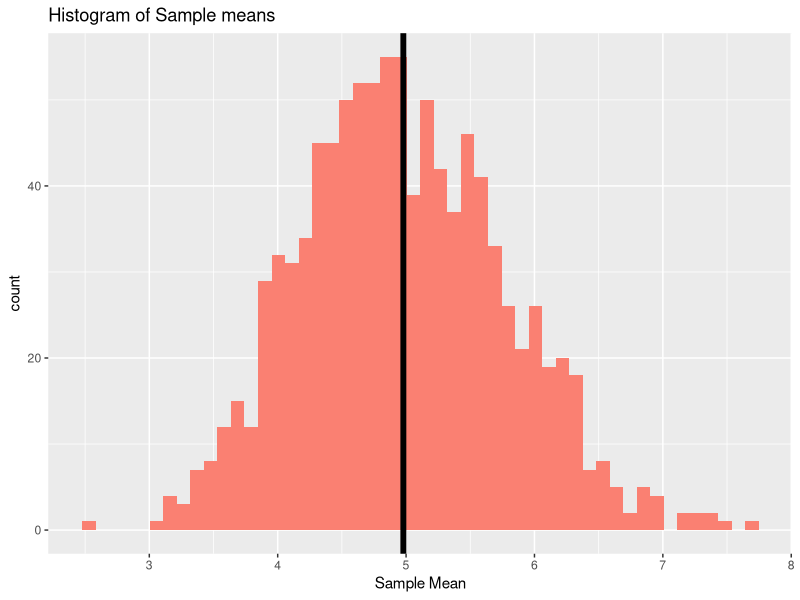
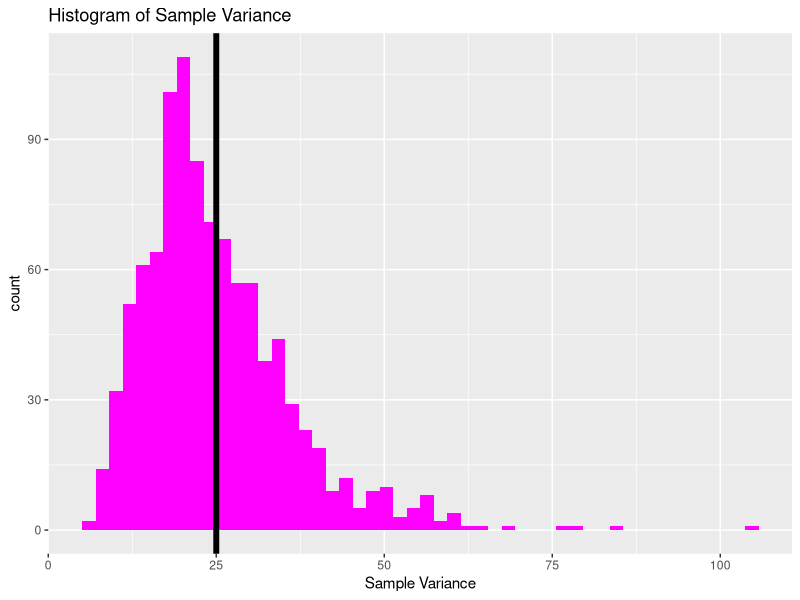
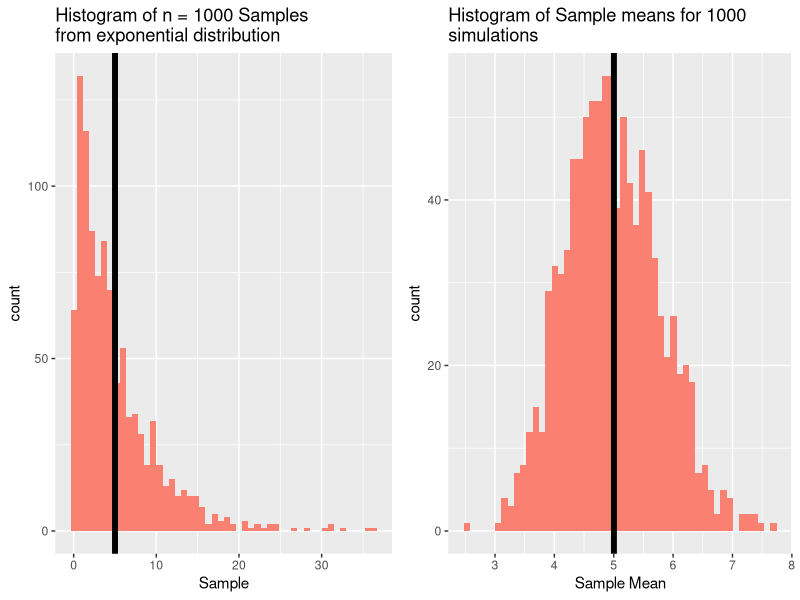
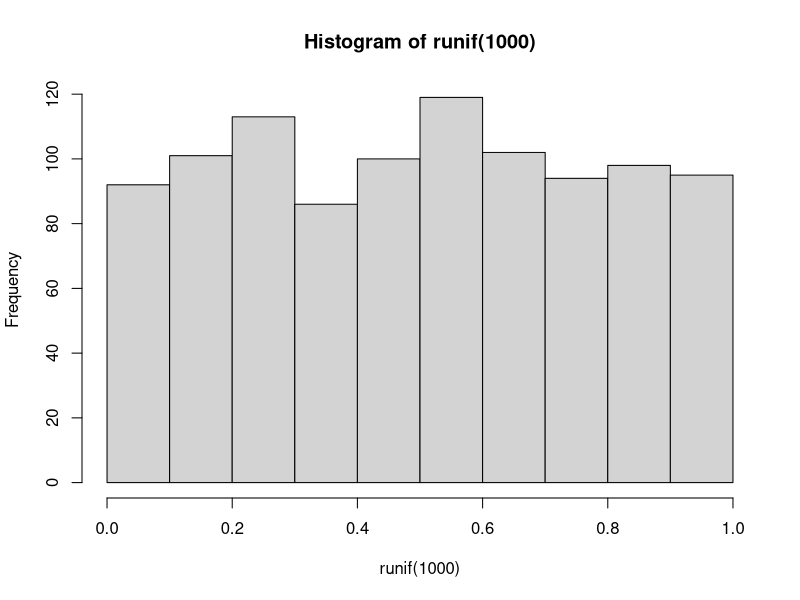
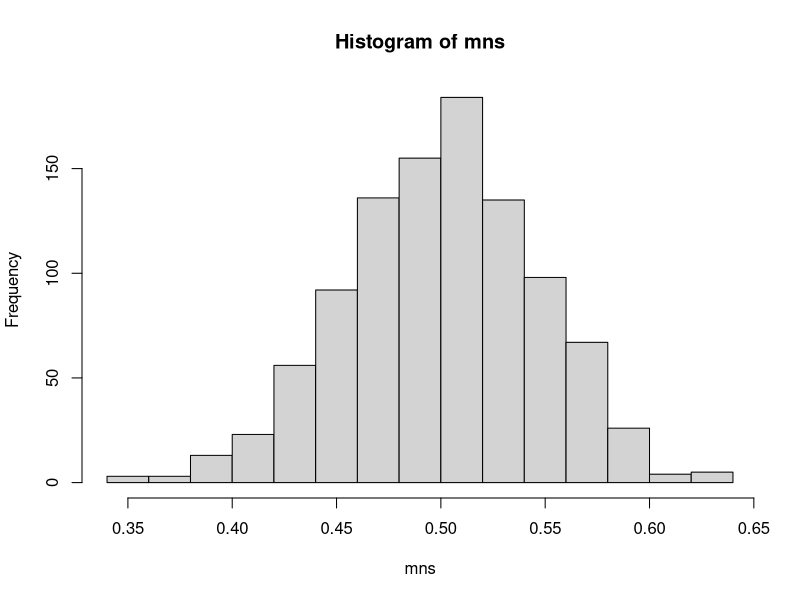

The R script that drew these images, in order:
## ---- chunk 1
knitr::opts_chunk$set(echo = TRUE,cache = TRUE,warning=FALSE)
## ---- chunk 2
nosim <- 1000
n <- 40
lamda <- 0.2
expSimulation <- matrix(rexp(n*nosim,lamda),nosim,n)
theoriticalMean <- 1/lamda
## ---- chunk 3
sampledMean <- apply(expSimulation, 1, mean)
## ---- chunk 4
library(ggplot2)
ggplot(data.frame(x <- sampledMean),aes(x = x))+
    geom_histogram(fill = "salmon",bins = 50)+
    geom_vline(xintercept = mean(x),size = 2, color = "black")+
    labs(title = "Histogram of Sample means",x = "Sample Mean")
## ---- chunk 5
sampledVariance <- apply(expSimulation, 1, var)
ggplot(data.frame(x <- sampledVariance),aes(x = x))+
    geom_histogram(fill = "magenta",bins = 50)+
    geom_vline(xintercept = (1/lamda)^2,size = 2, color = "black")+
    labs(title = "Histogram of Sample Variance",x = "Sample Variance")
## ---- chunk 6
library(gridExtra)
set.seed(1234)
x <- rexp(nosim,lamda)
g1 <- ggplot(data.frame(x),aes(x = x))+
    geom_histogram(fill = "salmon",bins = 50)+
    geom_vline(xintercept = mean(x),size = 2, color = "black")+
    labs(title = "Histogram of n = 1000 Samples\nfrom exponential distribution",x = "Sample")
g2 <- ggplot(data.frame(x = sampledMean),aes(x = x))+
    geom_histogram(fill = "salmon",bins = 50)+
    geom_vline(xintercept = mean(x),size = 2, color = "black")+
    labs(title = "Histogram of Sample means for 1000 \nsimulations",x = "Sample Mean")

grid.arrange(g1,g2,ncol = 2)
## ---- chunk 7

## Example
hist(runif(1000))
mns = NULL
for (i in 1:1000) {
    mns = c(mns,mean(runif(40)))
}

hist(mns)
